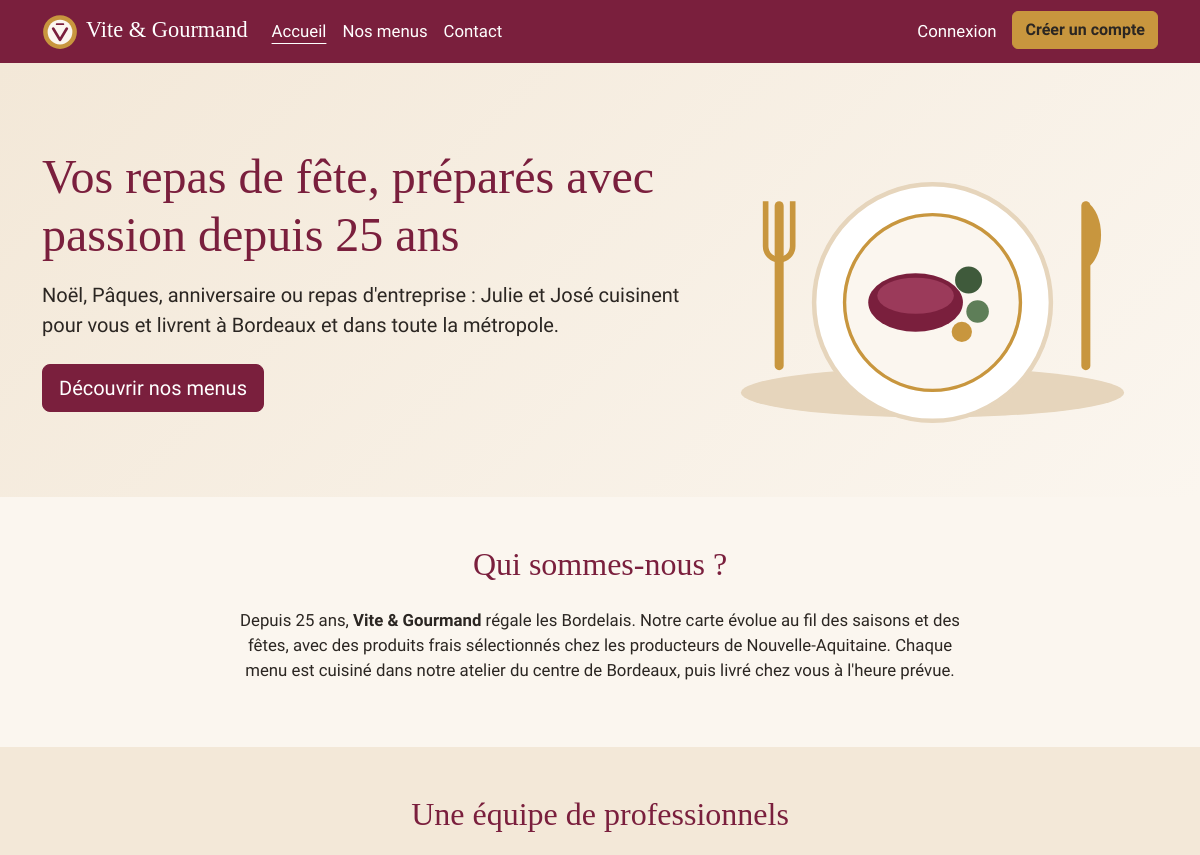
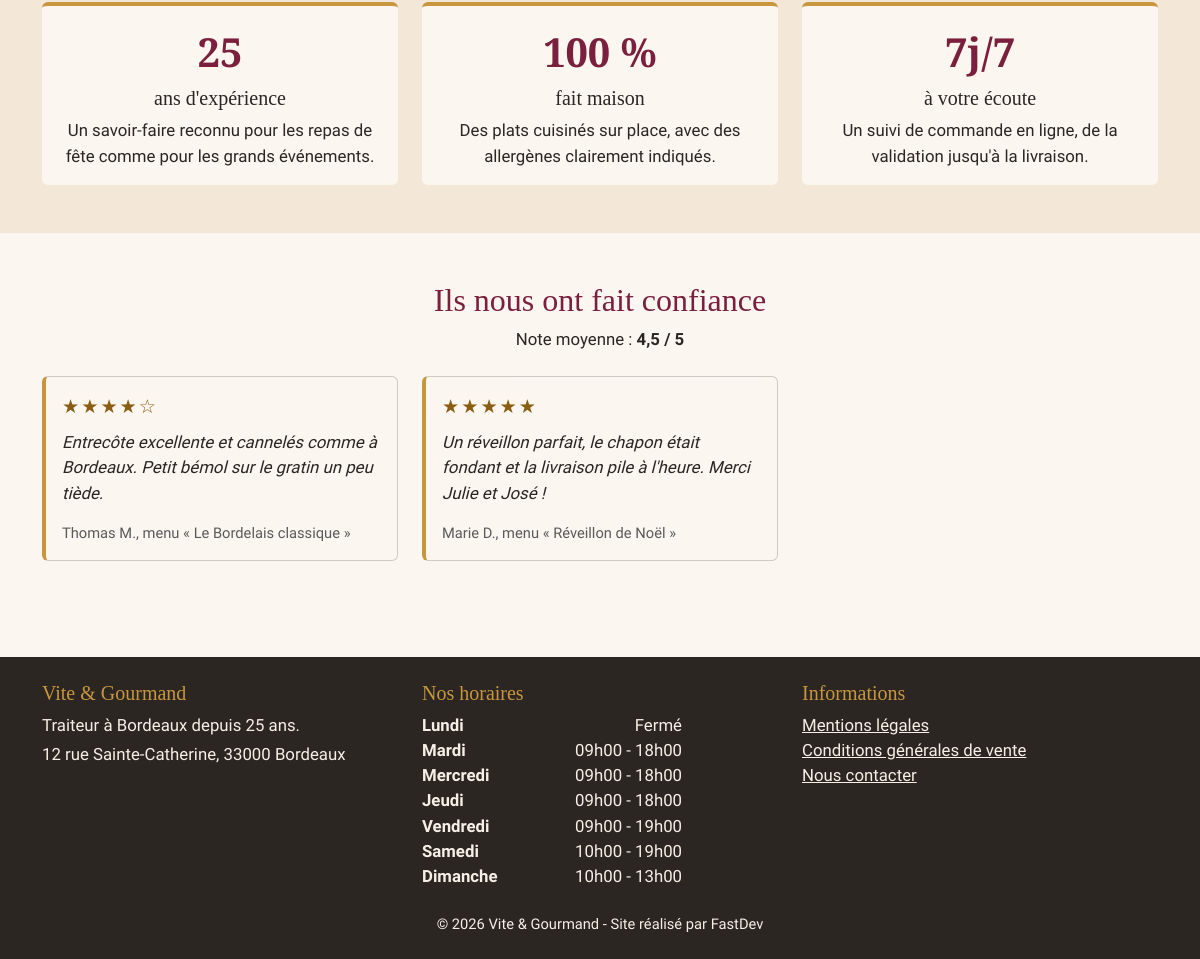
The page / on the database its author committed (2 pictures, top to bottom).
### tables this page shows
CREATE TABLE avis (
    avis_id         INT UNSIGNED AUTO_INCREMENT PRIMARY KEY,
    commande_id     INT UNSIGNED NOT NULL UNIQUE,
    utilisateur_id  INT UNSIGNED NOT NULL,
    note            TINYINT UNSIGNED NOT NULL,
    description     TEXT NOT NULL,                  
    statut          ENUM('en_attente', 'valide', 'refuse') NOT NULL DEFAULT 'en_attente',
    date_avis       DATETIME NOT NULL DEFAULT CURRENT_TIMESTAMP,
    CONSTRAINT fk_avis_commande    FOREIGN KEY (commande_id)    REFERENCES commande(commande_id) ON DELETE CASCADE,
    CONSTRAINT fk_avis_utilisateur FOREIGN KEY (utilisateur_id) REFERENCES utilisateur(utilisateur_id),
    CONSTRAINT chk_avis_note CHECK (note BETWEEN 1 AND 5)
);

CREATE TABLE menu (
    menu_id                 INT UNSIGNED AUTO_INCREMENT PRIMARY KEY,
    titre                   VARCHAR(150) NOT NULL,
    description             TEXT NOT NULL,
    theme_id                INT UNSIGNED NOT NULL,
    regime_id               INT UNSIGNED NOT NULL,
    nombre_personne_minimum INT UNSIGNED NOT NULL,
    prix_par_personne       DECIMAL(8,2) NOT NULL,      
    conditions              TEXT NOT NULL,              
    quantite_restante       INT UNSIGNED NOT NULL DEFAULT 0,  
    actif                   BOOLEAN NOT NULL DEFAULT TRUE,
    date_creation           DATETIME NOT NULL DEFAULT CURRENT_TIMESTAMP,
    CONSTRAINT fk_menu_theme  FOREIGN KEY (theme_id)  REFERENCES theme(theme_id),
    CONSTRAINT fk_menu_regime FOREIGN KEY (regime_id) REFERENCES regime(regime_id),
    CONSTRAINT chk_menu_personnes CHECK (nombre_personne_minimum >= 1),
    CONSTRAINT chk_menu_prix      CHECK (prix_par_personne > 0)
);

CREATE TABLE horaire (
    horaire_id      INT UNSIGNED AUTO_INCREMENT PRIMARY KEY,
    jour            ENUM('lundi','mardi','mercredi','jeudi','vendredi','samedi','dimanche') NOT NULL UNIQUE,
    heure_ouverture TIME NULL,
    heure_fermeture TIME NULL,
    ferme           BOOLEAN NOT NULL DEFAULT FALSE
);

### pages/accueil.php (called while the page is built, shortened)
<?php
$avis = Database::run(
    "SELECT a.note, a.description, a.date_avis, u.prenom, LEFT(u.nom, 1) AS initiale, m.titre AS menu
     FROM avis a
     JOIN utilisateur u ON u.utilisateur_id = a.utilisateur_id
     JOIN commande c ON c.commande_id = a.commande_id
     JOIN menu m ON m.menu_id = c.menu_id
     WHERE a.statut = 'valide'
     ORDER BY a.date_avis DESC
     LIMIT 6"
)->fetchAll();
$noteMoyenne = Database::run("SELECT ROUND(AVG(note), 1) FROM avis WHERE statut = 'valide'")->fetchColumn();
render('accueil', [
    'title'       => 'Traiteur à Bordeaux depuis 25 ans',
    'avis'        => $avis,
    'noteMoyenne' => $noteMoyenne,
]);

### public/index.php (called while the page is built, shortened)
<?php
$routes = [
    '/'                        => ['accueil', PUBLIC_],
    '/menus'                   => ['menus', PUBLIC_],
    '/menu'                    => ['menu', PUBLIC_],
    '/contact'                 => ['contact', PUBLIC_],
    '/mentions-legales'        => ['mentions-legales', PUBLIC_],
    '/cgv'                     => ['cgv', PUBLIC_],
    '/inscription'             => ['auth/inscription', PUBLIC_],
    '/connexion'               => ['auth/connexion', PUBLIC_],
    '/deconnexion'             => ['auth/deconnexion', CONNECTE],
    '/mot-de-passe-oublie'     => ['auth/mot-de-passe-oublie', PUBLIC_],
    '/reinitialiser'           => ['auth/reinitialiser', PUBLIC_],
    '/api/menus'               => ['api/menus', PUBLIC_],
    '/commander'               => ['commande/commander', CLIENT],
    '/espace'                  => ['espace/commandes', CLIENT],
    '/espace/commande'         => ['espace/commande', CLIENT],
    '/espace/commande/modifier'=> ['espace/modifier', CLIENT],
    '/espace/avis'             => ['espace/avis', CLIENT],
    '/espace/profil'           => ['espace/profil', CONNECTE],
    '/employe'                 => ['employe/commandes', STAFF],
    '/employe/commande'        => ['employe/commande', STAFF],
    '/employe/menus'           => ['employe/menus', STAFF],
    '/employe/menu'            => ['employe/menu-form', STAFF],
    '/employe/plats'           => ['employe/plats', STAFF],
    '/employe/horaires'        => ['employe/horaires', STAFF],
    '/employe/avis'            => ['employe/avis', STAFF],
    '/admin/employes'          => ['admin/employes', ADMIN],
    '/admin/statistiques'      => ['admin/statistiques', ADMIN],
    '/api/statistiques'        => ['api/statistiques', ADMIN],
];
$path = rtrim(current_path(), '/') ?: '/';
try {
    [$page, $roles] = $routes[$path];
    require dirname(__DIR__) . '/pages/' . $page . '.php';
} catch (\Throwable $e) {
    error_log((string) $e);
    if (App\Env::bool('APP_DEBUG')) {
        throw $e;
    }
    abort(500, 'Une erreur inattendue est survenue. Veuillez réessayer plus tard.');
}

### src/Database.php (called while the page is built, shortened)
<?php
final class Database
{
    private static ?PDO $pdo = null;
    public static function pdo(): PDO
    {
        if (self::$pdo === null) {
            $dsn = sprintf(
                'mysql:host=%s;port=%s;dbname=%s;charset=utf8mb4',
                Env::get('DB_HOST', '127.0.0.1'),
                Env::get('DB_PORT', '3306'),
                Env::get('DB_NAME', 'vite_gourmand')
            );
            $options = [
                PDO::ATTR_ERRMODE            => PDO::ERRMODE_EXCEPTION,
                PDO::ATTR_DEFAULT_FETCH_MODE => PDO::FETCH_ASSOC,
                PDO::ATTR_EMULATE_PREPARES   => false,
            ];
            $ca = Env::get('DB_SSL_CA');
            self::$pdo = new PDO($dsn, Env::get('DB_USER', 'root'), Env::get('DB_PASSWORD'), $options);
            self::$pdo->exec("SET time_zone = '" . (new \DateTimeImmutable())->format('P') . "'");
        }
        return self::$pdo;
    }
    public static function run(string $sql, array $params = []): \PDOStatement
    {
        $stmt = self::pdo()->prepare($sql);
        $stmt->execute($params);
        return $stmt;
    }
}

### src/Env.php (called while the page is built, shortened)
<?php
final class Env
{
    public static function get(string $key, string $default = ''): string
    {
        $value = getenv($key);
        return $value === false ? $default : $value;
    }
}

### src/Auth.php (called while the page is built, shortened)
<?php
final class Auth
{
    public static function user(): ?array
    {
        return $_SESSION['user'] ?? null;
    }
}

### templates/layout.php (the view, shortened to what this page needs)
<?php
$user = Auth::user();
?>
<!DOCTYPE html>
<html lang="fr">
<head>
    <link href="https://cdn.jsdelivr.net/npm/bootstrap@5.3.3/dist/css/bootstrap.min.css" rel="stylesheet"
>
    <link href="/assets/css/style.css" rel="stylesheet">
</head>
<body>
<header>
    <nav class="navbar navbar-expand-lg navbar-dark bg-bordeaux" aria-label="Menu principal">
        <div class="container">
            <a class="navbar-brand" href="/">
                <img src="/assets/img/logo.svg" alt="" width="36" height="36" class="me-2">Vite &amp; Gourmand
            </a>
            <div class="collapse navbar-collapse" id="navPrincipale">
                <ul class="navbar-nav me-auto">
                    <li class="nav-item"><a class="nav-link<?= nav_active('/') ?>" href="/">Accueil</a></li>
                    <li class="nav-item"><a class="nav-link<?= nav_active('/menus') ?>" href="/menus">Nos menus</a></li>
                    <li class="nav-item"><a class="nav-link<?= nav_active('/contact') ?>" href="/contact">Contact</a></li>
                </ul>
                <ul class="navbar-nav">
                    <?php if ($user === null): ?>
                        <li class="nav-item"><a class="nav-link<?= nav_active('/connexion') ?>" href="/connexion">Connexion</a></li>
                        <li class="nav-item"><a class="btn btn-or ms-lg-2" href="/inscription">Créer un compte</a></li>
                    <?php endif; ?>
                </ul>
            </div>
        </div>
    </nav>
</header>
<main id="contenu" tabindex="-1">
    <?= $contenu ?>
</main>
<footer class="footer mt-5">
    <div class="container py-4">
        <div class="row g-4">
            <div class="col-md-4">
                <h2 class="h5">Vite &amp; Gourmand</h2>
                <p class="mb-1">Traiteur à Bordeaux depuis 25 ans.</p>
                <p class="mb-0">12 rue Sainte-Catherine, 33000 Bordeaux</p>
            </div>
            <div class="col-md-4">
                <h2 class="h5">Nos horaires</h2>
                <ul class="list-unstyled horaires mb-0">
                    <?php $horaires = horaires(); if (!$horaires): ?><li>Horaires momentanément indisponibles</li><?php endif; ?>
                    <?php foreach ($horaires as $h): ?>
                        <li>
                            <span class="jour"><?= e(ucfirst($h['jour'])) ?></span>
                            <span><?= $h['ferme'] ? 'Fermé' : e(heure_fr($h['heure_ouverture']) . ' - ' . heure_fr($h['heure_fermeture'])) ?></span>
                        </li>
                    <?php endforeach; ?>
                </ul>
            </div>
            <div class="col-md-4">
                <h2 class="h5">Informations</h2>
                <ul class="list-unstyled mb-0">
                    <li><a href="/mentions-legales">Mentions légales</a></li>
                    <li><a href="/cgv">Conditions générales de vente</a></li>
                    <li><a href="/contact">Nous contacter</a></li>
                </ul>
            </div>
        </div>
        <p class="text-center small mt-4 mb-0">&copy; <?= date('Y') ?> Vite &amp; Gourmand - Site réalisé par FastDev</p>
    </div>
</footer>
</body>
</html>

### templates/pages/accueil.php
<section class="hero" aria-labelledby="titre-accueil">
    <div class="container py-5">
        <div class="row align-items-center g-4">
            <div class="col-lg-7">
                <h1 id="titre-accueil" class="display-5">Vos repas de fête, préparés avec passion depuis 25 ans</h1>
                <p class="lead mt-3">
                    Noël, Pâques, anniversaire ou repas d'entreprise : Julie et José cuisinent pour vous
                    et livrent à Bordeaux et dans toute la métropole.
                </p>
                <a href="/menus" class="btn btn-bordeaux btn-lg mt-2">Découvrir nos menus</a>
            </div>
            <div class="col-lg-5">
                <img src="/assets/img/hero.svg" alt="" class="img-fluid">
            </div>
        </div>
    </div>
</section>
<section class="container py-5" aria-labelledby="titre-entreprise">
    <h2 id="titre-entreprise" class="text-center mb-4">Qui sommes-nous ?</h2>
    <div class="row justify-content-center">
        <div class="col-lg-8 text-center">
            <p>
                Depuis 25 ans, <strong>Vite &amp; Gourmand</strong> régale les Bordelais. Notre carte évolue au fil
                des saisons et des fêtes, avec des produits frais sélectionnés chez les producteurs de Nouvelle-Aquitaine.
                Chaque menu est cuisiné dans notre atelier du centre de Bordeaux, puis livré chez vous à l'heure prévue.
            </p>
        </div>
    </div>
</section>
<section class="bg-creme-fonce py-5" aria-labelledby="titre-pro">
    <div class="container">
        <h2 id="titre-pro" class="text-center mb-4">Une équipe de professionnels</h2>
        <div class="row g-4">
            <div class="col-md-4">
                <div class="card h-100 text-center card-atout">
                    <div class="card-body">
                        <p class="atout-chiffre" aria-hidden="true">25</p>
                        <h3 class="h5">ans d'expérience</h3>
                        <p class="mb-0">Un savoir-faire reconnu pour les repas de fête comme pour les grands événements.</p>
                    </div>
                </div>
            </div>
            <div class="col-md-4">
                <div class="card h-100 text-center card-atout">
                    <div class="card-body">
                        <p class="atout-chiffre" aria-hidden="true">100 %</p>
                        <h3 class="h5">fait maison</h3>
                        <p class="mb-0">Des plats cuisinés sur place, avec des allergènes clairement indiqués.</p>
                    </div>
                </div>
            </div>
            <div class="col-md-4">
                <div class="card h-100 text-center card-atout">
                    <div class="card-body">
                        <p class="atout-chiffre" aria-hidden="true">7j/7</p>
                        <h3 class="h5">à votre écoute</h3>
                        <p class="mb-0">Un suivi de commande en ligne, de la validation jusqu'à la livraison.</p>
                    </div>
                </div>
            </div>
        </div>
    </div>
</section>
<section class="container py-5" aria-labelledby="titre-avis">
    <h2 id="titre-avis" class="text-center mb-2">Ils nous ont fait confiance</h2>
    <?php if ($noteMoyenne): ?>
        <p class="text-center mb-4">Note moyenne : <strong><?= e(str_replace('.', ',', $noteMoyenne)) ?> / 5</strong></p>
    <?php endif; ?>
    <?php if (!$avis): ?>
        <p class="text-center">Aucun avis pour le moment.</p>
    <?php else: ?>
        <div class="row g-4">
            <?php foreach ($avis as $a): ?>
                <div class="col-md-6 col-lg-4">
                    <figure class="card h-100 avis mb-0">
                        <div class="card-body">
                            <p class="etoiles mb-2" aria-label="Note : <?= (int) $a['note'] ?> sur 5">
                                <span aria-hidden="true"><?= etoiles((int) $a['note']) ?></span>
                            </p>
                            <blockquote class="mb-3"><p class="mb-0"><?= e($a['description']) ?></p></blockquote>
                            <figcaption class="small text-muted">
                                <?= e($a['prenom'] . ' ' . $a['initiale'] . '.') ?>, menu « <?= e($a['menu']) ?> »
                            </figcaption>
                        </div>
                    </figure>
                </div>
            <?php endforeach; ?>
        </div>
    <?php endif; ?>
</section>

### public/assets/css/style.css (style rules this page uses)
:root { --vg-bordeaux: #7A1F3D; --vg-bordeaux-fonce: #5A1530; --vg-creme: #FBF6EF; --vg-creme-fonce: #F3E8D8; --vg-or: #C8963E; --vg-sauge: #3F5A3B; --vg-encre: #2B2622; --bs-body-font-family: 'Source Sans 3', system-ui, sans-serif; --bs-body-color: var(--vg-encre); --bs-body-bg: var(--vg-creme); --bs-link-color-rgb: 122, 31, 61; --bs-link-hover-color-rgb: 90, 21, 48; }
body { font-size: 1.05rem; }
h1, h2, h3, .h1, .h2, .h3, .navbar-brand, .atout-chiffre { font-family: 'Playfair Display', Georgia, serif; color: var(--vg-bordeaux); }
.h5, .h6, h4, h5, h6 { color: var(--vg-encre); }
.bg-bordeaux { background-color: var(--vg-bordeaux) !important; }
.navbar-brand { color: #fff !important; font-size: 1.4rem; }
.navbar-dark .nav-link { color: #fff; }
.navbar-dark .nav-link:hover, .navbar-dark .nav-link.active { color: #fff; text-decoration: underline; text-underline-offset: 6px; }
.btn-bordeaux { --bs-btn-bg: var(--vg-bordeaux); --bs-btn-border-color: var(--vg-bordeaux); --bs-btn-color: #fff; --bs-btn-hover-bg: var(--vg-bordeaux-fonce); --bs-btn-hover-border-color: var(--vg-bordeaux-fonce); --bs-btn-hover-color: #fff; --bs-btn-active-bg: var(--vg-bordeaux-fonce); --bs-btn-active-color: #fff; }
.btn-or { --bs-btn-bg: var(--vg-or); --bs-btn-border-color: var(--vg-or); --bs-btn-color: var(--vg-encre); --bs-btn-hover-bg: #b5832f; --bs-btn-hover-color: var(--vg-encre); font-weight: 600; }
.hero { background: linear-gradient(135deg, var(--vg-creme-fonce), var(--vg-creme)); }
.bg-creme-fonce { background: var(--vg-creme-fonce); }
.card-atout { border: none; border-top: 4px solid var(--vg-or); }
.atout-chiffre { font-size: 2.5rem; font-weight: 700; margin-bottom: .25rem; }
.avis { border-left: 4px solid var(--vg-or); }
.avis blockquote { font-style: italic; }
.etoiles { color: #8a5d12; font-size: 1.2rem; letter-spacing: 2px; }
.footer { background: var(--vg-encre); color: #f5efe6; }
.footer .h5 { color: var(--vg-or); font-family: 'Playfair Display', Georgia, serif; }
.footer a { color: #f5efe6; }
.horaires li { display: flex; justify-content: space-between; max-width: 260px; }
.horaires .jour { font-weight: 600; }

### rows shown on the page
avis: note "★★★★☆", description "Entrecôte excellente et cannelés comme à Bordeaux. Petit bémol sur le gratin un peu tiède.", initiale "Thomas M.", menu.titre "Le Bordelais classique"
avis: note "★★★★★", description "Un réveillon parfait, le chapon était fondant et la livraison pile à l'heure. Merci Julie et José !", initiale "Marie D.", menu.titre "Réveillon de Noël"
horaire: jour "Lundi", ferme "Fermé"
horaire: jour "Mardi", heure_ouverture+heure_fermeture "09h00 - 18h00"
horaire: jour "Mercredi", heure_ouverture+heure_fermeture "09h00 - 18h00"
horaire: jour "Jeudi", heure_ouverture+heure_fermeture "09h00 - 18h00"
horaire: jour "Vendredi", heure_ouverture+heure_fermeture "09h00 - 19h00"
horaire: jour "Samedi", heure_ouverture+heure_fermeture "10h00 - 19h00"
horaire: jour "Dimanche", heure_ouverture+heure_fermeture "10h00 - 13h00"

### other values the page prints
str_replace('.', ',', $noteMoyenne) "4,5"
